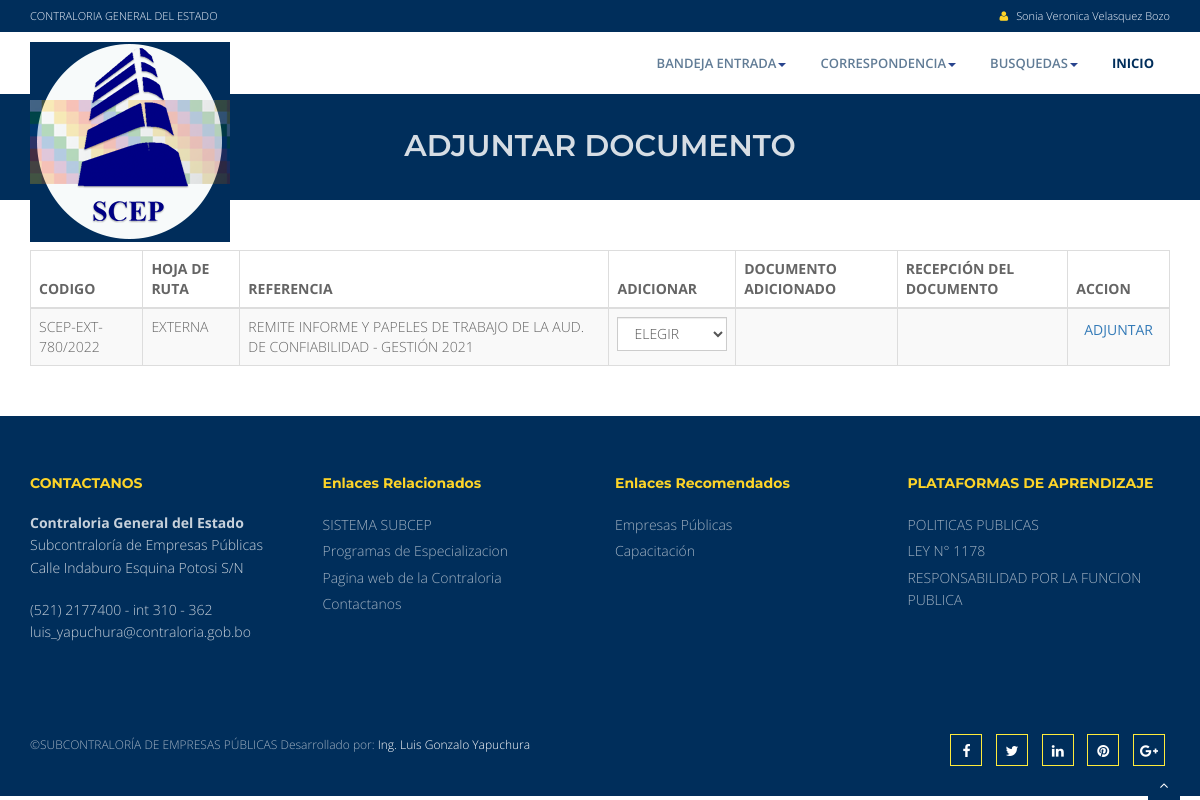
Screenshot of /para_adjuntar.php (signed in) with the database file from the repository.
### tables this page shows
CREATE TABLE `nombres` (
  `idnombre` int(11) NOT NULL,
  `paterno` varchar(45) NOT NULL,
  `materno` varchar(45) NOT NULL,
  `nombres` varchar(45) NOT NULL,
  `casada` varchar(45) DEFAULT NULL,
  `ci` varchar(45) NOT NULL,
  `exp` varchar(45) NOT NULL,
  `titulo` varchar(45) DEFAULT NULL,
  `iniciales` varchar(45) DEFAULT NULL
);

CREATE TABLE `corres` (
  `idcorres` int(11) NOT NULL,
  `gestion` varchar(45) NOT NULL,
  `correlativo` int(11) NOT NULL,
  `origen` varchar(45) NOT NULL,
  `idusuario` int(11) NOT NULL,
  `referencia` text NOT NULL,
  `procedencia` text NOT NULL,
  `no_control` varchar(45) NOT NULL,
  `fecha_corres` date NOT NULL,
  `anexo` varchar(45) NOT NULL,
  `idestado` int(11) NOT NULL,
  `codigo` varchar(45) NOT NULL,
  `idtipo_hojaruta` int(11) NOT NULL,
  `iddocumento_adj` int(11) DEFAULT NULL,
  `fecha_recib` date DEFAULT NULL,
  `hora_recib` varchar(35) DEFAULT NULL,
  `idubicacion_archivo` int(11) DEFAULT NULL,
  `fecha_archivo` date DEFAULT NULL,
  `usr_archivo` int(11) DEFAULT NULL
);

### para_adjuntar.php (the view, shortened to what this page needs)
<?php include("inc.config.php");?>
<?php
$idnombre_ss   =  $_SESSION['idnombre_ss'];
$gestion       =  date("Y");
?>
<!DOCTYPE html>
<html lang="en">
<head>
<link href="css/bootstrap.min.css" rel="stylesheet" />
<link href="css/fancybox/jquery.fancybox.css" rel="stylesheet">
<link href="css/flexslider.css" rel="stylesheet" />
<link href="css/style.css" rel="stylesheet" />
	<link rel="stylesheet" href="css/dataTables.bootstrap.min.css">
</head>
<body>
<div id="wrapper">
<div class="topbar">
  <div class="container">
    <div class="row">
      <div class="col-md-12">
         <p class="pull-left hidden-xs">CONTRALORIA GENERAL DEL ESTADO</p>
        <p class="pull-right"><i class="fa fa-user"></i>
<?php
$sqlus =" SELECT nombres, paterno, materno FROM nombres WHERE idnombre='$idnombre_ss'";
$resultus = mysqli_query($link,$sqlus);
$rowus = mysqli_fetch_array($resultus);
?>
        <?php echo $rowus[0];?> <?php echo $rowus[1];?> <?php echo $rowus[2];?></p>
      </div>
    </div>
  </div>
</div>
	<header>
        <div class="navbar navbar-default navbar-static-top">
            <div class="container">
                <div class="navbar-header">
                  <a class="navbar-brand" href="inicio.php"><img src="img/logo.png" alt="logo"/></a>
                </div>
                <?php include("menu_corres.php");?>
            </div>
        </div>
	</header>
<section id="inner-headline">
	<div class="container">
		<div class="row">
			<div class="col-lg-12">
				<h2 class="pageTitle">ADJUNTAR DOCUMENTO </h2>
			</div>
		</div>
	</div>
</section>
<div class="container contenido">
<div class="row" align="center"><h2> </h2></div>
<div class="row">
			<div class="col-md-12">
				<table id="example" class="table table-striped table-bordered table-hover" cellspacing="1" width="100%">
			        <thead>
			        <tr>
      <th>CODIGO</th>
      <th>HOJA DE RUTA</th>
      <th>REFERENCIA</th>
      <th>ADICIONAR</th>
      <th>DOCUMENTO ADICIONADO</th>
      <th>RECEPCIÓN DEL DOCUMENTO</th>
      <th>ACCION</th>
			        </tr>
			        </thead>
			        <tbody>
<?php
$sql =" SELECT corres.idcorres, corres.gestion, corres.correlativo, corres.idusuario, corres.referencia, corres.procedencia, corres.no_control, corres.fecha_corres, ";
$sql.=" corres.anexo, corres.idestado, corres.codigo, corres.origen, documento_adj.documento_adj, corres.fecha_recib, corres.hora_recib FROM corres, documento_adj WHERE ";
$sql.=" corres.iddocumento_adj=documento_adj.iddocumento_adj AND corres.gestion='$gestion' AND corres.idusuario='$idusuario_ss' ORDER BY corres.idcorres ";
$result = mysqli_query($link,$sql);
if ($row = mysqli_fetch_array($result)){
mysqli_field_seek($result,0);
while ($field = mysqli_fetch_field($result)){
} do {
?>
      <tr>
      <td><?php echo $row[10]?></td>
      <td><?php echo $row[11]?></td>
      <td><?php echo $row[4]?></td>
      <td>
      <form name="ADJUNTO" action="guarda_adjunto.php" method="post">
      <select name="iddocumento_adj"  id="iddocumento_adj" class="form-control">
      <option value="">ELEGIR</option>
      </select>
      </td>
      <td><?php echo $row[12]?></td>
      <td>
	  </td>
      <td>
	  <button type="submit" class="btn-link">ADJUNTAR</button>
	  </td>
      </tr>
 <?php
   }
  while ($row = mysqli_fetch_array($result));
} else {
}
?>
			        </tbody>
			    </table>
			</div>
		</div>
	</div>
	<footer>
	<?php include("footer.php");?>
	</footer>
</div>
<a href="#" class="scrollup"><i class="fa fa-angle-up active"></i></a>
</body>
</html>

### css/style.css (style rules this page uses)
body { font-family:'Open Sans', Arial, sans-serif; font-weight:300; line-height:1.6em; color:#656565; font-size: 1.4em; }
h1,h2 { font-weight: 600; line-height:1.1em; color: #002e5b; font-family: 'Montserrat', sans-serif; margin-bottom: 20px; text-transform: uppercase; }
input, button, select, textarea { border-radius: 0px !important; }
#wrapper { width:100%; margin:0; padding:0; }
.row,.row-fluid { margin-bottom:30px; }
.topbar { background-color: #002e5b; padding: 5px 0; font-size: 11px !important; }
.topbar .container .row { margin: 0; padding:0; }
.topbar .container .row .col-md-12 { padding:0; }
.topbar p { margin:0; display:inline-block; font-size: 11px; color: #f1f6ff; }
.topbar p > i { margin-right:5px; color: #fdd428; }
.topbar p:last-child { text-align:right; }
header .navbar { margin-bottom: 0; }
.navbar-default { border: none; }
.navbar-brand { color: #222; text-transform: uppercase; font-size: 24px; font-weight: 700; line-height: 1em; letter-spacing: -1px; margin-top: 10px; padding: 0 0 0 15px; }
.navbar-default .navbar-brand { color: #1891EC; }
header .navbar { min-height: 70px;padding: 18px 0;background: #ffffff; }
header .navbar { min-height: 62px; padding: 0; }
.pageTitle { color: #fff; margin: 30px 0 3px; display: inline-block; }
#inner-headline { background: #002e5b;position: relative;margin: 0;padding: 0; }
#inner-headline h2.pageTitle { color: rgba(255, 255, 255, 0.84); padding: 5px 0; display:block; text-transform: capitalize; text-align: center; }
footer { background: #002e5b; }
footer { padding:50px 0 0 0; color:#f8f8f8; }
.scrollup { position:fixed; width:32px; height:32px; bottom:0px; right:20px; background: #002e5b; }
a.scrollup { outline:0; text-align: center; }
a.scrollup i { margin-top: 10px; color: #fff; }

### rows the page displays
nombres: nombres "Sonia Veronica", paterno "Velasquez", materno "Bozo"
corres: codigo "SCEP-EXT-780/2022", origen "EXTERNA", referencia "REMITE INFORME Y PAPELES DE TRABAJO DE LA AUD. DE CONFIABILIDAD - GESTIÓN 2021"
